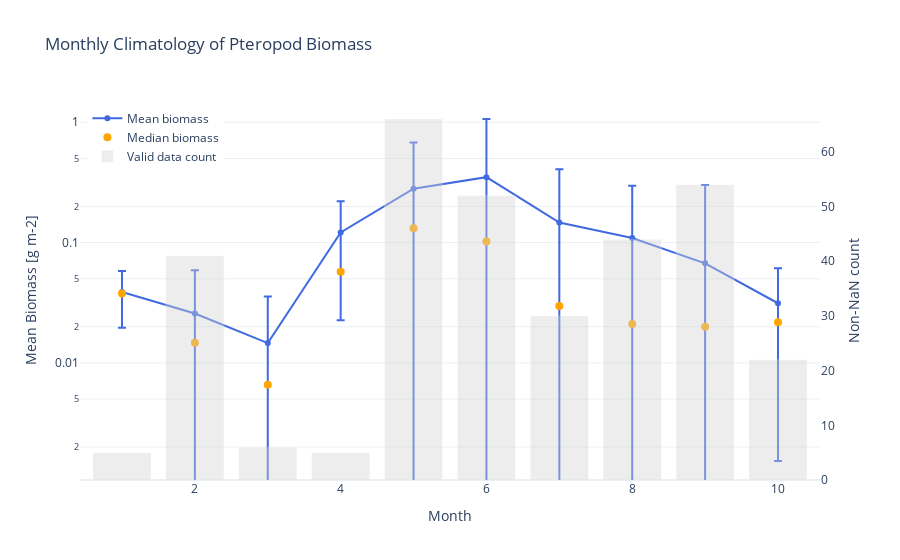

The notebook cell saved with this chart:
### Code cell
fig = go.Figure()

# Mean + standard deviation (curve with error intervals)
fig.add_trace(go.Scatter(
    x=df_clim['month'],
    y=df_clim['pteropod_biomass_gm2_mean'],
    mode='lines+markers',
    name='Mean biomass',
    error_y=dict(
        type='data',
        array=df_clim['pteropod_biomass_gm2_std'],
        visible=True
    ),
    line=dict(color='royalblue'),
    marker=dict(size=6)
))

# Median (dots)
fig.add_trace(go.Scatter(
    x=df_clim['month'],
    y=df_clim['pteropod_biomass_median'],
    mode='markers',
    name='Median biomass',
    marker=dict(color='orange', symbol='circle', size=8)
))

# non-NaN count (bar, second axis)
fig.add_trace(go.Bar(
    x=df_clim['month'],
    y=df_clim['non_nan_count'],
    name='Valid data count',
    yaxis='y2',
    opacity=0.4,
    marker_color='lightgrey'
))

# presentation
fig.update_layout(
    title='Monthly Climatology of Pteropod Biomass ',
    xaxis=dict(title='Month'),
    yaxis=dict(
        type='log',
        title='Mean Biomass [g m-2]',
        #range=[df_clim["pteropods_mean"].min() * 0.9, df_clim["pteropods_mean"].max() * 3.4]  # dynamic adjustment
    ),
    yaxis2=dict(
        title='Non-NaN count',
        overlaying='y',
        side='right',
        showgrid=False
    ),
    legend=dict(x=0.01, y=0.99),
    template='plotly_white'
)

fig.show()

### Figure 1 — Plotly figure (JSON) as saved in the notebook; plotly's stock layout.template omitted (floating-point values rounded to 4 significant figures)
{"data": [{"error_y": {"array": [0.0193, 0.03327, 0.02098, 0.09887, 0.3968, 0.715, 0.26, 0.1876, 0.2332, 0.02979], "type": "data", "visible": true}, "line": {"color": "royalblue"}, "marker": {"size": 6}, "mode": "lines+markers", "name": "Mean biomass", "type": "scatter", "x": [1, 2, 3, 4, 5, 6, 7, 8, 9, 10], "y": [0.03889, 0.02577, 0.01462, 0.1215, 0.2808, 0.3501, 0.1468, 0.109, 0.06729, 0.03132]}, {"marker": {"color": "orange", "size": 8, "symbol": "circle"}, "mode": "markers", "name": "Median biomass", "type": "scatter", "x": [1, 2, 3, 4, 5, 6, 7, 8, 9, 10], "y": [0.03767, 0.01469, 0.006597, 0.05729, 0.1318, 0.1023, 0.02969, 0.02109, 0.01999, 0.02174]}, {"marker": {"color": "lightgrey"}, "name": "Valid data count", "opacity": 0.4, "type": "bar", "x": [1, 2, 3, 4, 5, 6, 7, 8, 9, 10], "y": [5, 41, 6, 5, 66, 52, 30, 44, 54, 22], "yaxis": "y2"}], "layout": {"legend": {"x": 0.01, "y": 0.99}, "title": {"text": "Monthly Climatology of Pteropod Biomass "}, "xaxis": {"title": {"text": "Month"}}, "yaxis": {"title": {"text": "Mean Biomass [g m-2]"}, "type": "log"}, "yaxis2": {"overlaying": "y", "showgrid": false, "side": "right", "title": {"text": "Non-NaN count"}}}}
